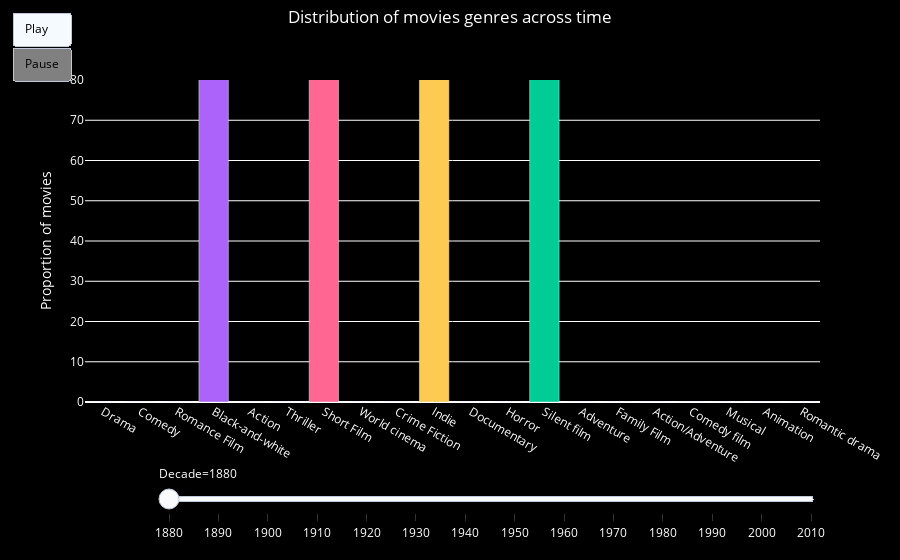

The code cell stored with this chart in its notebook:
### Code cell
import plotly.express as px

fig = px.bar(genre_counts_prop_df, x="Genre", y="Proportion of movies in percentage", animation_frame="Decade",
             animation_group="Genre", color="Genre", hover_name="Number of movies", range_y=[0, 80])

fig["layout"].pop("updatemenus")  # optional, drop animation buttons
# move the animation button a bit up
fig.update_layout(updatemenus=[dict(type="buttons", x=-0.1, y=1, xanchor="left", yanchor="bottom")])
fig.update_layout(showlegend=False)
# center the title

fig.update_layout(
    title="Distribution of movies genres across time",
    yaxis_title="Proportion of movies",
    xaxis_title=""
)
# control the speed of the animation
fig.update_layout(
    updatemenus=[
        dict(
            type="buttons",
            font=dict(color="black"),
            bgcolor="grey",
            buttons=[
                dict(
                    args=[None, {"frame": {"duration": 500, "redraw": False},
                                 "fromcurrent": True, "transition": {"duration": 400, "easing": "quadratic-in-out"}}],
                    label="Play",
                    method="animate"
                    # white 
                ),
                dict(
                    args=[[None], {"frame": {"duration": 0, "redraw": False},
                                   "mode": "immediate",
                                   "transition": {"duration": 0}}],
                    label="Pause",
                    method="animate"
                )
            ]
        )
    ]
)
fig.update_layout(
    title={
        'text': "Distribution of movies genres across time",
        'y': 0.98,
        'x': 0.5,
        'xanchor': 'center',
        'yanchor': 'top'})

# Make it suitable for a site with a black background
fig.update_layout(
    plot_bgcolor='black',
    paper_bgcolor='black',
    font_color='white'
)
# remove x axis title
fig.update_xaxes(title_text='')
fig.write_html("Plots/genre_distrib.html")
fig.show()

### Figure 1 — Plotly figure (JSON) as saved in the notebook; plotly's stock layout.template omitted (floating-point values rounded to 4 significant figures)
{"data": [{"alignmentgroup": "True", "hovertemplate": "<b>%{hovertext}</b><br><br>Genre=%{x}<br>Decade=1880<br>Proportion of movies in percentage=%{y}<extra></extra>", "hovertext": ["Nbr movies: 0"], "ids": ["Drama"], "legendgroup": "Drama", "marker": {"color": "#636efa", "pattern": {"shape": ""}}, "name": "Drama", "offsetgroup": "Drama", "orientation": "v", "showlegend": true, "textposition": "auto", "type": "bar", "x": ["Drama"], "xaxis": "x", "y": [0], "yaxis": "y"}, {"alignmentgroup": "True", "hovertemplate": "<b>%{hovertext}</b><br><br>Genre=%{x}<br>Decade=1880<br>Proportion of movies in percentage=%{y}<extra></extra>", "hovertext": ["Nbr movies: 0"], "ids": ["Comedy"], "legendgroup": "Comedy", "marker": {"color": "#EF553B", "pattern": {"shape": ""}}, "name": "Comedy", "offsetgroup": "Comedy", "orientation": "v", "showlegend": true, "textposition": "auto", "type": "bar", "x": ["Comedy"], "xaxis": "x", "y": [0], "yaxis": "y"}, {"alignmentgroup": "True", "hovertemplate": "<b>%{hovertext}</b><br><br>Genre=%{x}<br>Decade=1880<br>Proportion of movies in percentage=%{y}<extra></extra>", "hovertext": ["Nbr movies: 0"], "ids": ["Romance Film"], "legendgroup": "Romance Film", "marker": {"color": "#00cc96", "pattern": {"shape": ""}}, "name": "Romance Film", "offsetgroup": "Romance Film", "orientation": "v", "showlegend": true, "textposition": "auto", "type": "bar", "x": ["Romance Film"], "xaxis": "x", "y": [0], "yaxis": "y"}, {"alignmentgroup": "True", "hovertemplate": "<b>%{hovertext}</b><br><br>Genre=%{x}<br>Decade=1880<br>Proportion of movies in percentage=%{y}<extra></extra>", "hovertext": ["Nbr movies: 2"], "ids": ["Black-and-white"], "legendgroup": "Black-and-white", "marker": {"color": "#ab63fa", "pattern": {"shape": ""}}, "name": "Black-and-white", "offsetgroup": "Black-and-white", "orientation": "v", "showlegend": true, "textposition": "auto", "type": "bar", "x": ["Black-and-white"], "xaxis": "x", "y": [100], "yaxis": "y"}, {"alignmentgroup": "True", "hovertemplate": "<b>%{hovertext}</b><br><br>Genre=%{x}<br>Decade=1880<br>Proportion of movies in percentage=%{y}<extra></extra>", "hovertext": ["Nbr movies: 0"], "ids": ["Action"], "legendgroup": "Action", "marker": {"color": "#FFA15A", "pattern": {"shape": ""}}, "name": "Action", "offsetgroup": "Action", "orientation": "v", "showlegend": true, "textposition": "auto", "type": "bar", "x": ["Action"], "xaxis": "x", "y": [0], "yaxis": "y"}, {"alignmentgroup": "True", "hovertemplate": "<b>%{hovertext}</b><br><br>Genre=%{x}<br>Decade=1880<br>Proportion of movies in percentage=%{y}<extra></extra>", "hovertext": ["Nbr movies: 0"], "ids": ["Thriller"], "legendgroup": "Thriller", "marker": {"color": "#19d3f3", "pattern": {"shape": ""}}, "name": "Thriller", "offsetgroup": "Thriller", "orientation": "v", "showlegend": true, "textposition": "auto", "type": "bar", "x": ["Thriller"], "xaxis": "x", "y": [0], "yaxis": "y"}, {"alignmentgroup": "True", "hovertemplate": "<b>%{hovertext}</b><br><br>Genre=%{x}<br>Decade=1880<br>Proportion of movies in percentage=%{y}<extra></extra>", "hovertext": ["Nbr movies: 2"], "ids": ["Short Film"], "legendgroup": "Short Film", "marker": {"color": "#FF6692", "pattern": {"shape": ""}}, "name": "Short Film", "offsetgroup": "Short Film", "orientation": "v", "showlegend": true, "textposition": "auto", "type": "bar", "x": ["Short Film"], "xaxis": "x", "y": [100], "yaxis": "y"}, {"alignmentgroup": "True", "hovertemplate": "<b>%{hovertext}</b><br><br>Genre=%{x}<br>Decade=1880<br>Proportion of movies in percentage=%{y}<extra></extra>", "hovertext": ["Nbr movies: 0"], "ids": ["World cinema"], "legendgroup": "World cinema", "marker": {"color": "#B6E880", "pattern": {"shape": ""}}, "name": "World cinema", "offsetgroup": "World cinema", "orientation": "v", "showlegend": true, "textposition": "auto", "type": "bar", "x": ["World cinema"], "xaxis": "x", "y": [0], "yaxis": "y"}, {"alignmentgroup": "True", "hovertemplate": "<b>%{hovertext}</b><br><br>Genre=%{x}<br>Decade=1880<br>Proportion of movies in percentage=%{y}<extra></extra>", "hovertext": ["Nbr movies: 0"], "ids": ["Crime Fiction"], "legendgroup": "Crime Fiction", "marker": {"color": "#FF97FF", "pattern": {"shape": ""}}, "name": "Crime Fiction", "offsetgroup": "Crime Fiction", "orientation": "v", "showlegend": true, "textposition": "auto", "type": "bar", "x": ["Crime Fiction"], "xaxis": "x", "y": [0], "yaxis": "y"}, {"alignmentgroup": "True", "hovertemplate": "<b>%{hovertext}</b><br><br>Genre=%{x}<br>Decade=1880<br>Proportion of movies in percentage=%{y}<extra></extra>", "hovertext": ["Nbr movies: 2"], "ids": ["Indie"], "legendgroup": "Indie", "marker": {"color": "#FECB52", "pattern": {"shape": ""}}, "name": "Indie", "offsetgroup": "Indie", "orientation": "v", "showlegend": true, "textposition": "auto", "type": "bar", "x": ["Indie"], "xaxis": "x", "y": [100], "yaxis": "y"}, {"alignmentgroup": "True", "hovertemplate": "<b>%{hovertext}</b><br><br>Genre=%{x}<br>Decade=1880<br>Proportion of movies in percentage=%{y}<extra></extra>", "hovertext": ["Nbr movies: 0"], "ids": ["Documentary"], "legendgroup": "Documentary", "marker": {"color": "#636efa", "pattern": {"shape": ""}}, "name": "Documentary", "offsetgroup": "Documentary", "orientation": "v", "showlegend": true, "textposition": "auto", "type": "bar", "x": ["Documentary"], "xaxis": "x", "y": [0], "yaxis": "y"}, {"alignmentgroup": "True", "hovertemplate": "<b>%{hovertext}</b><br><br>Genre=%{x}<br>Decade=1880<br>Proportion of movies in percentage=%{y}<extra></extra>", "hovertext": ["Nbr movies: 0"], "ids": ["Horror"], "legendgroup": "Horror", "marker": {"color": "#EF553B", "pattern": {"shape": ""}}, "name": "Horror", "offsetgroup": "Horror", "orientation": "v", "showlegend": true, "textposition": "auto", "type": "bar", "x": ["Horror"], "xaxis": "x", "y": [0], "yaxis": "y"}, {"alignmentgroup": "True", "hovertemplate": "<b>%{hovertext}</b><br><br>Genre=%{x}<br>Decade=1880<br>Proportion of movies in percentage=%{y}<extra></extra>", "hovertext": ["Nbr movies: 2"], "ids": ["Silent film"], "legendgroup": "Silent film", "marker": {"color": "#00cc96", "pattern": {"shape": ""}}, "name": "Silent film", "offsetgroup": "Silent film", "orientation": "v", "showlegend": true, "textposition": "auto", "type": "bar", "x": ["Silent film"], "xaxis": "x", "y": [100], "yaxis": "y"}, {"alignmentgroup": "True", "hovertemplate": "<b>%{hovertext}</b><br><br>Genre=%{x}<br>Decade=1880<br>Proportion of movies in percentage=%{y}<extra></extra>", "hovertext": ["Nbr movies: 0"], "ids": ["Adventure"], "legendgroup": "Adventure", "marker": {"color": "#ab63fa", "pattern": {"shape": ""}}, "name": "Adventure", "offsetgroup": "Adventure", "orientation": "v", "showlegend": true, "textposition": "auto", "type": "bar", "x": ["Adventure"], "xaxis": "x", "y": [0], "yaxis": "y"}, {"alignmentgroup": "True", "hovertemplate": "<b>%{hovertext}</b><br><br>Genre=%{x}<br>Decade=1880<br>Proportion of movies in percentage=%{y}<extra></extra>", "hovertext": ["Nbr movies: 0"], "ids": ["Family Film"], "legendgroup": "Family Film", "marker": {"color": "#FFA15A", "pattern": {"shape": ""}}, "name": "Family Film", "offsetgroup": "Family Film", "orientation": "v", "showlegend": true, "textposition": "auto", "type": "bar", "x": ["Family Film"], "xaxis": "x", "y": [0], "yaxis": "y"}, {"alignmentgroup": "True", "hovertemplate": "<b>%{hovertext}</b><br><br>Genre=%{x}<br>Decade=1880<br>Proportion of movies in percentage=%{y}<extra></extra>", "hovertext": ["Nbr movies: 0"], "ids": ["Action/Adventure"], "legendgroup": "Action/Adventure", "marker": {"color": "#19d3f3", "pattern": {"shape": ""}}, "name": "Action/Adventure", "offsetgroup": "Action/Adventure", "orientation": "v", "showlegend": true, "textposition": "auto", "type": "bar", "x": ["Action/Adventure"], "xaxis": "x", "y": [0], "yaxis": "y"}, {"alignmentgroup": "True", "hovertemplate": "<b>%{hovertext}</b><br><br>Genre=%{x}<br>Decade=1880<br>Proportion of movies in percentage=%{y}<extra></extra>", "hovertext": ["Nbr movies: 0"], "ids": ["Comedy film"], "legendgroup": "Comedy film", "marker": {"color": "#FF6692", "pattern": {"shape": ""}}, "name": "Comedy film", "offsetgroup": "Comedy film", "orientation": "v", "showlegend": true, "textposition": "auto", "type": "bar", "x": ["Comedy film"], "xaxis": "x", "y": [0], "yaxis": "y"}, {"alignmentgroup": "True", "hovertemplate": "<b>%{hovertext}</b><br><br>Genre=%{x}<br>Decade=1880<br>Proportion of movies in percentage=%{y}<extra></extra>", "hovertext": ["Nbr movies: 0"], "ids": ["Musical"], "legendgroup": "Musical", "marker": {"color": "#B6E880", "pattern": {"shape": ""}}, "name": "Musical", "offsetgroup": "Musical", "orientation": "v", "showlegend": true, "textposition": "auto", "type": "bar", "x": ["Musical"], "xaxis": "x", "y": [0], "yaxis": "y"}, {"alignmentgroup": "True", "hovertemplate": "<b>%{hovertext}</b><br><br>Genre=%{x}<br>Decade=1880<br>Proportion of movies in percentage=%{y}<extra></extra>", "hovertext": ["Nbr movies: 0"], "ids": ["Animation"], "legendgroup": "Animation", "marker": {"color": "#FF97FF", "pattern": {"shape": ""}}, "name": "Animation", "offsetgroup": "Animation", "orientation": "v", "showlegend": true, "textposition": "auto", "type": "bar", "x": ["Animation"], "xaxis": "x", "y": [0], "yaxis": "y"}, {"alignmentgroup": "True", "hovertemplate": "<b>%{hovertext}</b><br><br>Genre=%{x}<br>Decade=1880<br>Proportion of movies in percentage=%{y}<extra></extra>", "hovertext": ["Nbr movies: 0"], "ids": ["Romantic drama"], "legendgroup": "Romantic drama", "marker": {"color": "#FECB52", "pattern": {"shape": ""}}, "name": "Romantic drama", "offsetgroup": "Romantic drama", "orientation": "v", "showlegend": true, "textposition": "auto", "type": "bar", "x": ["Romantic drama"], "xaxis": "x", "y": [0], "yaxis": "y"}], "layout": {"barmode": "relative", "font": {"color": "white"}, "legend": {"title": {"text": "Genre"}, "tracegroupgap": 0}, "margin": {"t": 60}, "paper_bgcolor": "black", "plot_bgcolor": "black", "showlegend": false, "sliders": [{"active": 0, "currentvalue": {"prefix": "Decade="}, "len": 0.9, "pad": {"b": 10, "t": 60}, "steps": [{"args": [["1880"], {"frame": {"duration": 0, "redraw": true}, "fromcurrent": true, "mode": "immediate", "transition": {"duration": 0, "easing": "linear"}}], "label": "1880", "method": "animate"}, {"args": [["1890"], {"frame": {"duration": 0, "redraw": true}, "fromcurrent": true, "mode": "immediate", "transition": {"duration": 0, "easing": "linear"}}], "label": "1890", "method": "animate"}, {"args": [["1900"], {"frame": {"duration": 0, "redraw": true}, "fromcurrent": true, "mode": "immediate", "transition": {"duration": 0, "easing": "linear"}}], "label": "1900", "method": "animate"}, {"args": [["1910"], {"frame": {"duration": 0, "redraw": true}, "fromcurrent": true, "mode": "immediate", "transition": {"duration": 0, "easing": "linear"}}], "label": "1910", "method": "animate"}, {"args": [["1920"], {"frame": {"duration": 0, "redraw": true}, "fromcurrent": true, "mode": "immediate", "transition": {"duration": 0, "easing": "linear"}}], "label": "1920", "method": "animate"}, {"args": [["1930"], {"frame": {"duration": 0, "redraw": true}, "fromcurrent": true, "mode": "immediate", "transition": {"duration": 0, "easing": "linear"}}], "label": "1930", "method": "animate"}, {"args": [["1940"], {"frame": {"duration": 0, "redraw": true}, "fromcurrent": true, "mode": "immediate", "transition": {"duration": 0, "easing": "linear"}}], "label": "1940", "method": "animate"}, {"args": [["1950"], {"frame": {"duration": 0, "redraw": true}, "fromcurrent": true, "mode": "immediate", "transition": {"duration": 0, "easing": "linear"}}], "label": "1950", "method": "animate"}, {"args": [["1960"], {"frame": {"duration": 0, "redraw": true}, "fromcurrent": true, "mode": "immediate", "transition": {"duration": 0, "easing": "linear"}}], "label": "1960", "method": "animate"}, {"args": [["1970"], {"frame": {"duration": 0, "redraw": true}, "fromcurrent": true, "mode": "immediate", "transition": {"duration": 0, "easing": "linear"}}], "label": "1970", "method": "animate"}, {"args": [["1980"], {"frame": {"duration": 0, "redraw": true}, "fromcurrent": true, "mode": "immediate", "transition": {"duration": 0, "easing": "linear"}}], "label": "1980", "method": "animate"}, {"args": [["1990"], {"frame": {"duration": 0, "redraw": true}, "fromcurrent": true, "mode": "immediate", "transition": {"duration": 0, "easing": "linear"}}], "label": "1990", "method": "animate"}, {"args": [["2000"], {"frame": {"duration": 0, "redraw": true}, "fromcurrent": true, "mode": "immediate", "transition": {"duration": 0, "easing": "linear"}}], "label": "2000", "method": "animate"}, {"args": [["2010"], {"frame": {"duration": 0, "redraw": true}, "fromcurrent": true, "mode": "immediate", "transition": {"duration": 0, "easing": "linear"}}], "label": "2010", "method": "animate"}], "x": 0.1, "xanchor": "left", "y": 0, "yanchor": "top"}], "title": {"text": "Distribution of movies genres across time", "x": 0.5, "xanchor": "center", "y": 0.98, "yanchor": "top"}, "updatemenus": [{"bgcolor": "grey", "buttons": [{"args": [null, {"frame": {"duration": 500, "redraw": false}, "fromcurrent": true, "transition": {"duration": 400, "easing": "quadratic-in-out"}}], "label": "Play", "method": "animate"}, {"args": [[null], {"frame": {"duration": 0, "redraw": false}, "mode": "immediate", "transition": {"duration": 0}}], "label": "Pause", "method": "animate"}], "font": {"color": "black"}, "type": "buttons", "x": -0.1, "xanchor": "left", "y": 1, "yanchor": "bottom"}], "xaxis": {"anchor": "y", "categoryarray": ["Drama", "Comedy", "Romance Film", "Black-and-white", "Action", "Thriller", "Short Film", "World cinema", "Crime Fiction", "Indie", "Documentary", "Horror", "Silent film", "Adventure", "Family Film", "Action/Adventure", "Comedy film", "Musical", "Animation", "Romantic drama"], "categoryorder": "array", "domain": [0, 1], "title": {"text": ""}}, "yaxis": {"anchor": "x", "domain": [0, 1], "range": [0, 80], "title": {"text": "Proportion of movies"}}}}
